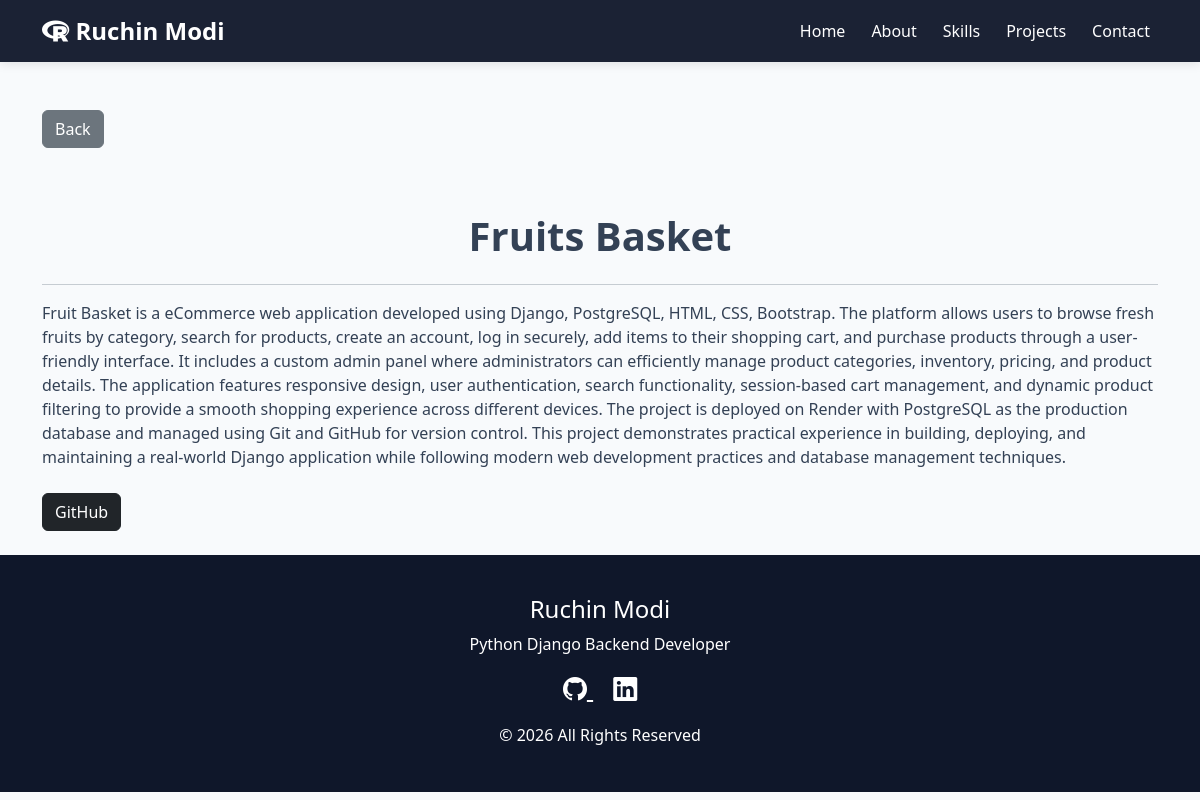
Screenshot of /project_d/1/ with the database file from the repository.
### portfolio/models.py (models this page shows, shortened)
class Project(models.Model):
    title = models.CharField(max_length=200)
    image = CloudinaryField('image')
    short_description = models.TextField()
    full_description = models.TextField()
    github_link = models.URLField(blank=True,null=True)
    live_link = models.URLField(blank=True,null=True)

### portfolio/views.py (the view)
# urls.py: path('project_d/<int:id>/', views.project_d, name='project_d'),
def project_d(request, id):
    project = get_object_or_404(Project,id=id)
    context={
        'project': project
        }
    return render(request,'project_d.html',context)

### portfolio/template/project_d.html (shortened to what this page needs)
{% extends 'nav/base.html'%}
{% load static %}
{% block content %}
<div class="container mt-5">
    <a href="/"
       class="btn btn-secondary mb-3">
       Back
    </a>
    <div class="text-center mb-4">
</div>
        <div class="card-body">
            <h1 class="text-center fw-bold mb-4">
                {{ project.title }}
            </h1>
            <hr>
            <p>
                {{ project.full_description }}
            </p>
           <div class="mt-4 mb-4">
            {% if project.github_link %}
            <a href="{{ project.github_link }}"
            class="btn btn-dark">
            GitHub
        </a>
        {% endif %}
</div>
        </div>
    </div>
{% endblock %}

### portfolio/static/css/base.css (style rules this page uses)
:root { --primary:#2563eb; --dark:#0f172a; --light:#f8fafc; --text:#334155; }
html { scroll-behavior:smooth; }
body { font-family:'Segoe UI',sans-serif; background:var(--light); color:var(--text); margin:0; padding:0; overflow-x:hidden; }
.btn { transition:.3s; }

### rows the page displays
Project: title "Fruits Basket", full_description "Fruit Basket is a eCommerce web application developed using Django, PostgreSQL, HTML, CSS, Bootstrap. The platform allows users to browse fresh fruits by category, search for products, create an account, log in securely, add items to their shopping cart, and purchase products through a user-friendly interface. It includes a custom admin panel where administrators can efficiently manage product categories, inventory, pricing, and product details. The application features responsive design, user authentication, search functionality, session-based cart management, and dynamic product filtering to provide a smooth shopping experience across different devices. The project is deployed on Render…"
